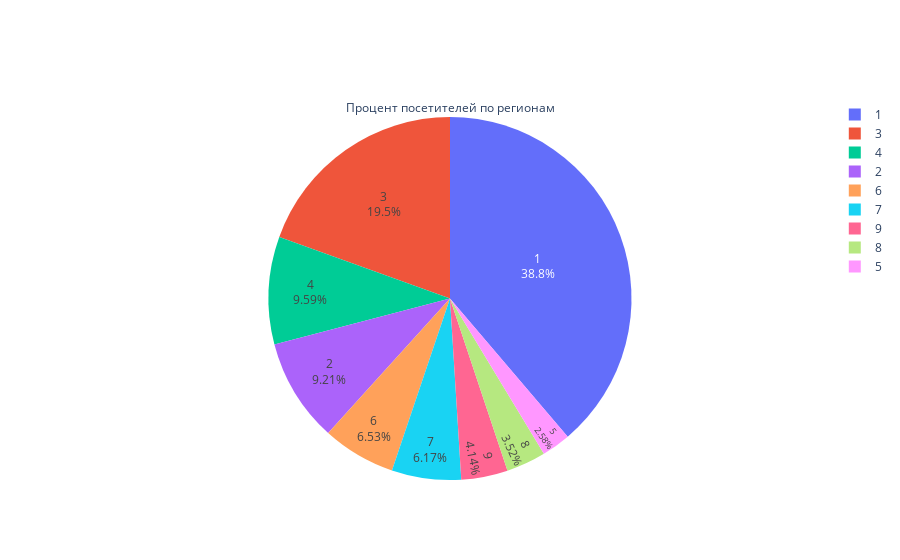

Here is the notebook cell this chart was saved with:
### Markdown cell above
<td bgcolor = #7FFFD4> По приведенному выше графику видим, что большинство посетителей сайта используют операционную систему <b>типа #2</b> </td>

### Code cell
import plotly.express as px
fig = go.Figure(data=[go.Pie(labels=table['region'].value_counts().index,
                             values=table['region'].value_counts() ,title='Процент посетителей по регионам')])
fig.update_traces(textposition='inside', textinfo='percent+label')
fig.show()

### Figure 1 — Plotly figure (JSON) as saved in the notebook; plotly's stock layout.template omitted (floating-point values rounded to 4 significant figures)
{"data": [{"labels": [1, 3, 4, 2, 6, 7, 9, 8, 5], "textinfo": "percent+label", "textposition": "inside", "title": {"text": "Процент посетителей по регионам"}, "type": "pie", "values": [4780, 2403, 1182, 1136, 805, 761, 511, 434, 318]}], "layout": {}}
